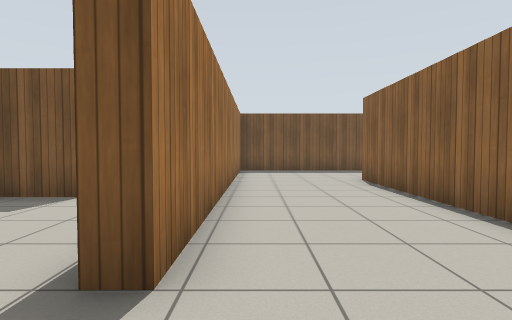
view 1 (above)

16 first-person views from a walk through a Gazebo world. The camera is 0.94 m above the floor, tilts 2° down and sees 80° across. The floor is counted in squares, 1 m on a side. Each view is taken from the middle of a square. On the plan, view 1 faces up. The plan holds only what a view shows up to about 11 squares ahead; the rest is blank. Gazebo's built-in surfaces are drawn with simple patterns.

view 2
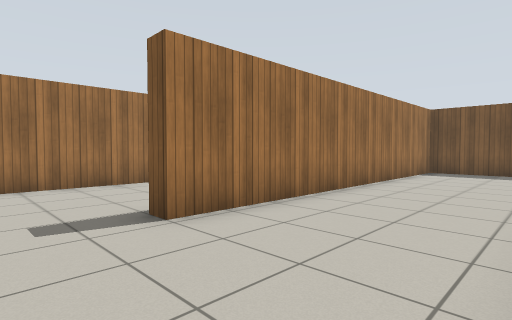

view 3
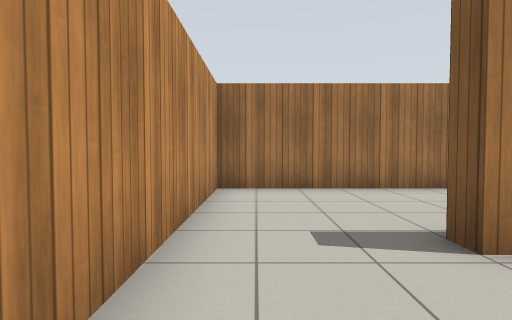

view 4
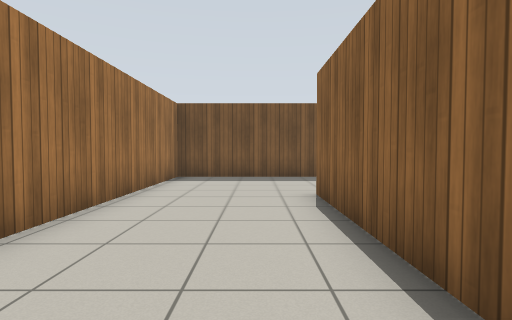

view 5
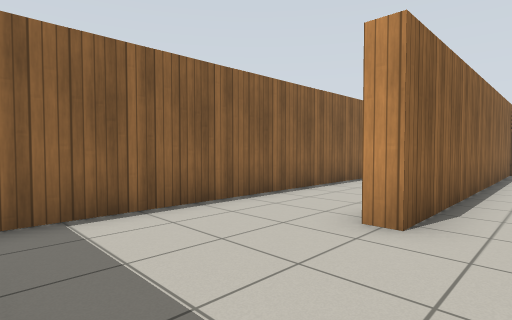

view 6
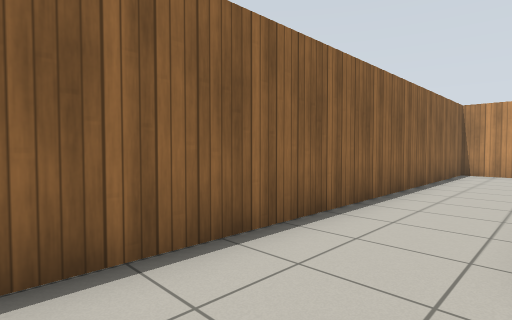

view 7
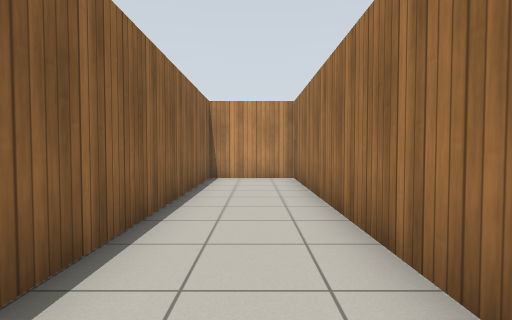

view 8
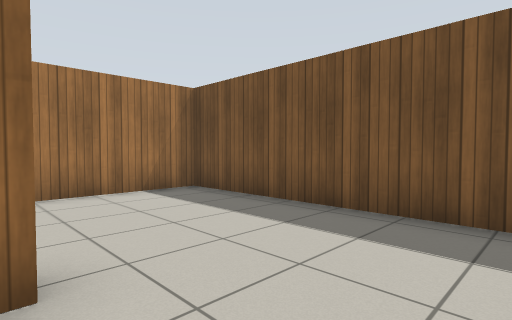

view 9
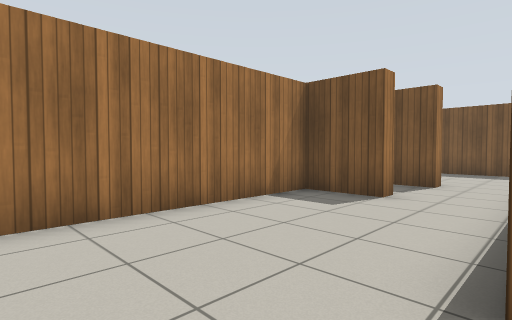

view 10
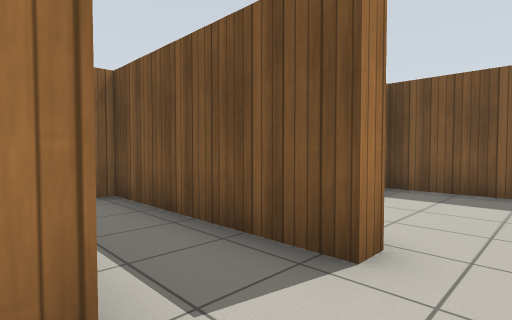

view 11
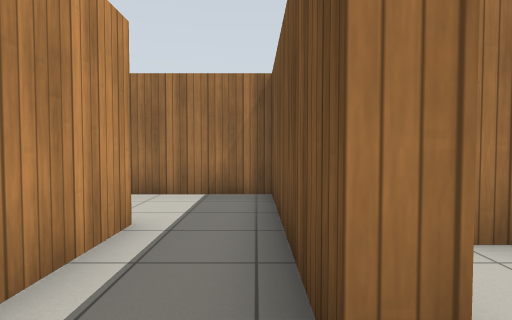

view 12
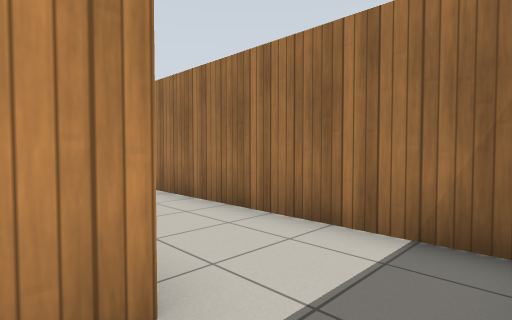

view 13
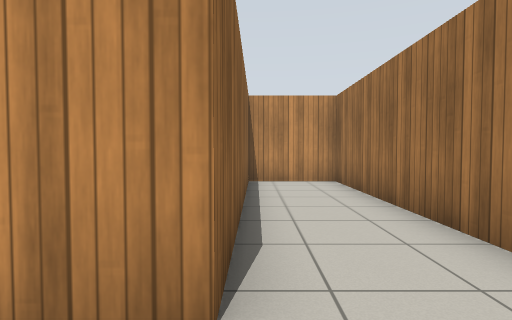

view 14
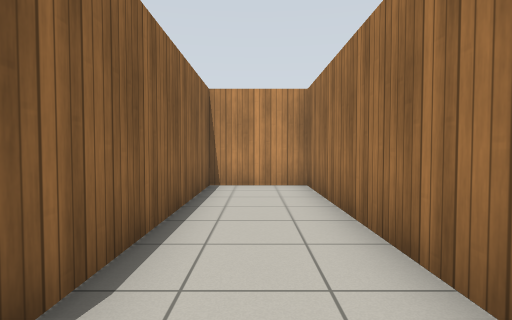

view 15
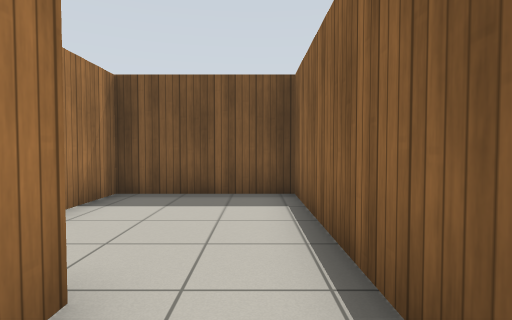

view 16
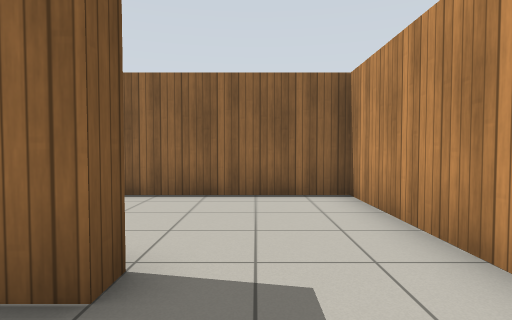

### Floor plan
Points are (right, up) in squares from view 1. A wall is a line through its corners. A room is listed if a view was taken in it or the views show most of it. See-through windows are left out.
Room 1 (views 1, 2, 3, 4, 5, 6, 7, 8, 9, 16)
walls: (3.8, 7.6) (3.8, -0.9) (6.5, -0.9) (6.5, 12.6); (-3.4, 5.9) (-5.3, 5.9) (-5.3, -0.9) (3.3, -0.9) (3.3, 9.3) (3.9, 9.3); (5.6, 13.4) (-0.7, 13.4) (-0.7, 2) (-1.2, 2) (-1.2, 2.6)
ways out: opening at (-2.5, 6) to room 2
Room 2 (views 10, 11, 12, 13, 14, 15)
walls: (-3.4, 6.5) (-3.4, 5.9); (-3.1, 8.9) (-3.1, 8.3) (-8.3, 8.3) (-8.3, -0.9) (-5.8, -0.9) (-5.8, 6.4) (-3.7, 6.4); (-1.2, 7.9) (-1.2, 13.4) (-5, 13.4) (-5, 10.1)
ways out: opening at (-2.5, 6) to room 1

Where each view was taken, in squares from view 1:
view 1: 0 up, 0 right, facing up
view 2: 0 up, 3 right, facing up-left
view 3: 0 up, 2 right, facing left
view 4: 3 up, 2 right, facing up
view 5: 13 up, 2 right, facing down-right
view 6: 12 up, 4 right, facing down-right
view 7: 9 up, 5 right, facing down
view 8: 9 up, 6 right, facing up-left
view 9: 0 up, 1 left, facing up-left
view 10: 6 up, 2 left, facing up-left
view 11: 8 up, 2 left, facing left
view 12: 8 up, 5 left, facing down-left
view 13: 8 up, 6 left, facing down
view 14: 7 up, 7 left, facing down
view 15: 7 up, 2 left, facing up
view 16: 1 up, 3 left, facing right
